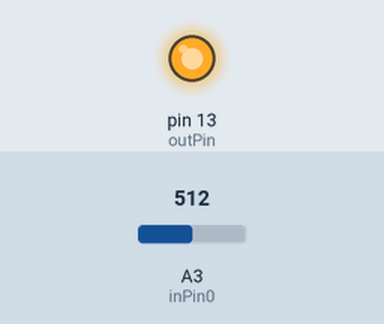
Recording of a sketch running on a simulated Arduino Uno, built with avr-gcc and run on an emulated ATmega328P. Parts: output pins drawn as LEDs (lit = HIGH). The test bench sets the inputs (shaded band); at power-on: A3 (inPin0) = 512.

Above: at 1.2 s.
1.3 s: A3 (inPin0) set to 416
2.8 s: A3 (inPin0) set to 389
At 3.7 s:
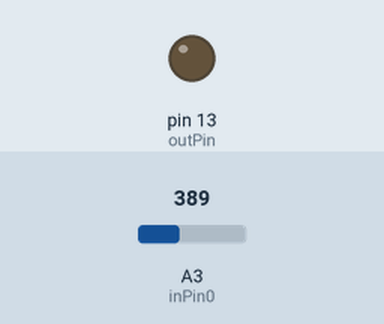
4.3 s: A3 (inPin0) set to 410
At 4.8 s:
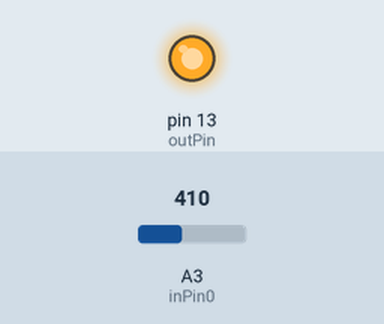
5.8 s: A3 (inPin0) set to 390
At 7.2 s:
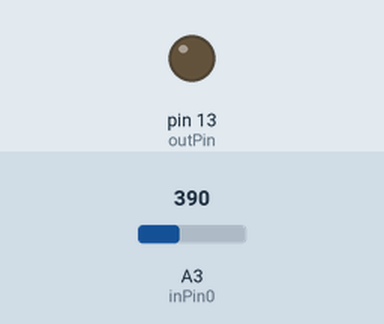
Timing chart, 0 to 8.3 s (numbered marks = the images above; inputs shaded):
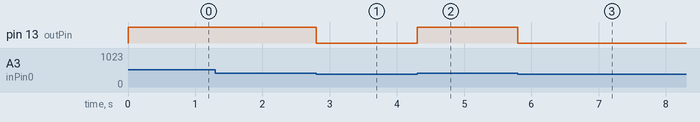

The sketch:

teri_fsr_sensing.ino
```cpp
int inPin0 = 3;
int outPin = 13;

void setup() {

// declaration of pins modes
  pinMode(inPin0, INPUT);
  pinMode(outPin, OUTPUT);

// begin sending over serial port
   Serial.begin(9600);
}

void loop()
{
  int val_read;

// read the values of the analog pins and store them in variables
  val_read = analogRead(inPin0);

// print out the variables preceeded by their IDs and followed by a carriage return
   if (val_read > 400)
      digitalWrite(outPin,HIGH);
   else
      digitalWrite(outPin,LOW);
 }
```

Measured:
- the behaviour switches between 401 and 400 on A3 (inPin0) (found by bisection; images 0 and 1)
- after the input at 1.3 s, every drawn part: stays the same
- after the input at 2.8 s, pin 13 (outPin): HIGH → LOW at once
- after the input at 4.3 s, pin 13 (outPin): LOW → HIGH at once
- after the input at 5.8 s, pin 13 (outPin): HIGH → LOW at once
